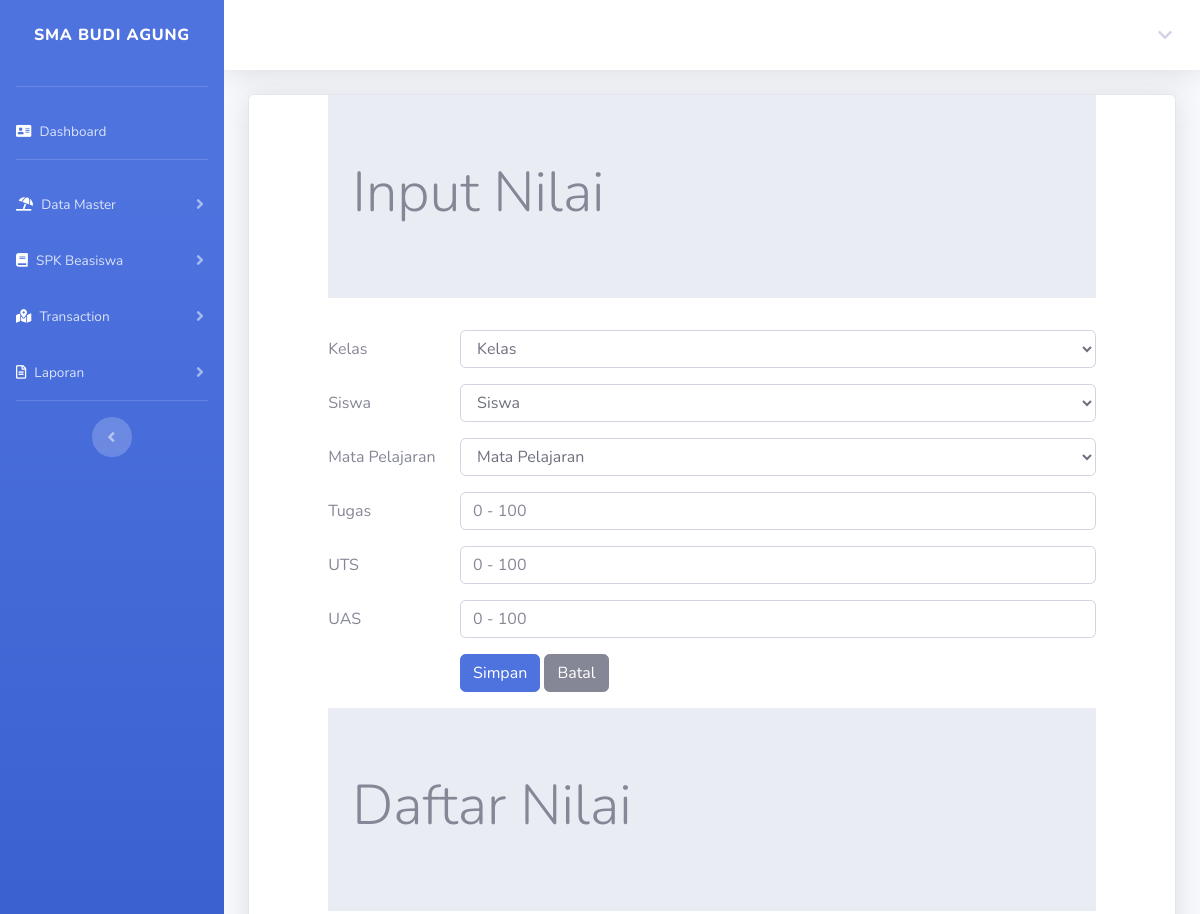
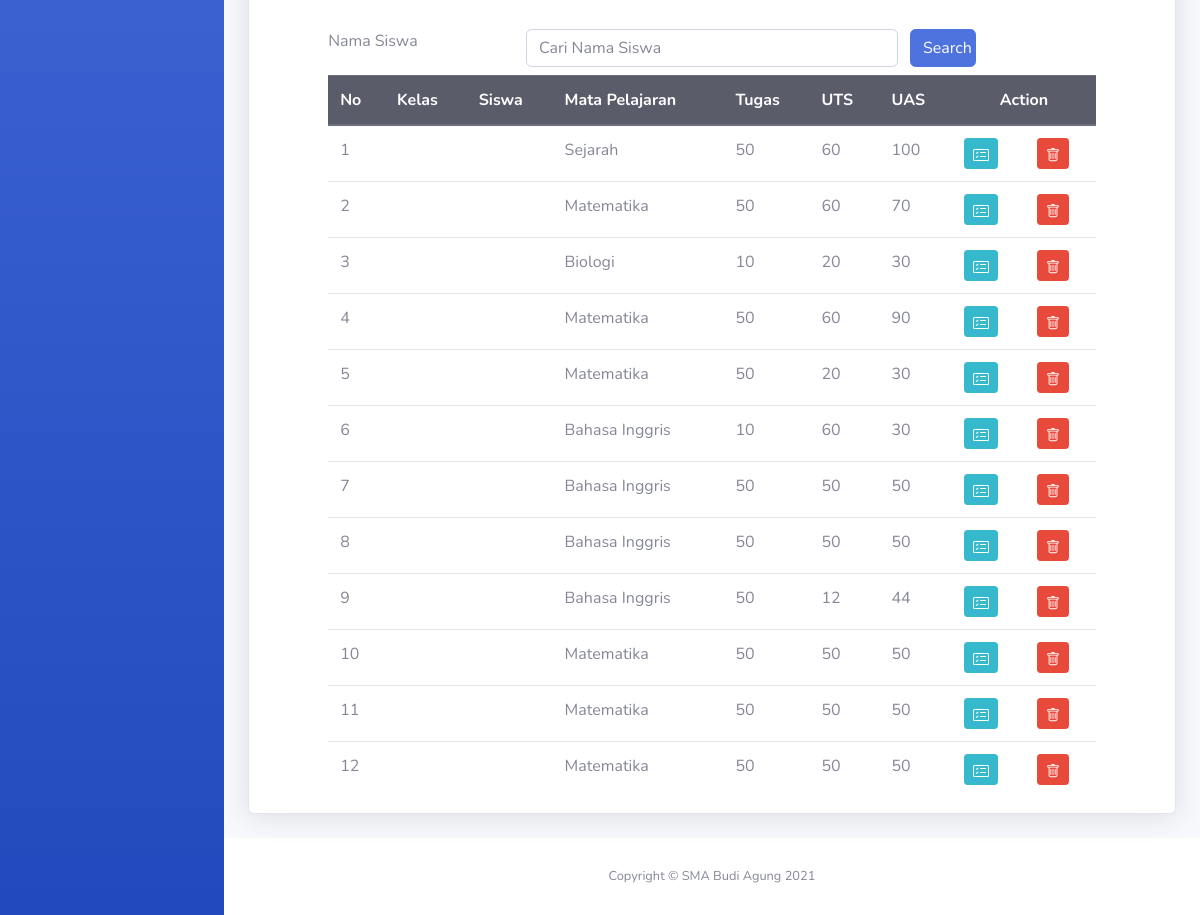
Screenshot of /nilaiinput2.php (signed in) with the database file from the repository (2 pictures, top to bottom).
### tables this page shows
CREATE TABLE `nilai` (
  `id` int(11) NOT NULL,
  `kode_kelas` varchar(100) NOT NULL,
  `kode_siswa` varchar(100) NOT NULL,
  `kodematpel` varchar(15) NOT NULL,
  `matpel` varchar(100) NOT NULL,
  `tugas` int(100) NOT NULL,
  `uts` int(100) NOT NULL,
  `uas` int(100) NOT NULL
);

### nilaiinput2.php (the view, shortened to what this page needs)
<!DOCTYPE html>
<?php
    include "includes/config.php";
?>
<html lang="en">
<head>
    <link rel="stylesheet" type="text/css" href="css/bootstrap.min.css">
</head>
<?php include "header.php";?>
<div class="container-fluid">
<div class="card shadow mb-4">
<body>
<div class="row">
<div class="col-sm-1">
  </div>
  <div class="col-sm-10">
  <div class="jumbotron jumbotron-fluid">
    <div class="container">
        <h1 class="display-4">Input Nilai </h1>
    </div>
    </div>
  <form method="POST">
  <div class="form-group row">
    <label for="kelas" class="col-sm-2 col-form-label">Kelas</label>
    <div class="col-sm-10">
<select name="inputkelas"class="form-control" id="kelas">
    <option>Kelas</option>
</select>
    </div>
    </div>
    <div class="form-group row">
    <label for="siswa" class="col-sm-2 col-form-label">Siswa</label>
    <div class="col-sm-10">
<select name="inputsiswa"class="form-control" id="siswa">
    <option>Siswa</option>
</select>
    </div>
    </div>
  <div class="form-group row">
    <label for="matpel" class="col-sm-2 col-form-label">Mata Pelajaran</label>
    <div class="col-sm-10">
<select name="inputmatpel"class="form-control" id="matpel">
    <option>Mata Pelajaran</option>
</select>
</div>
</div>
<div class="form-group row">
    <label for="tugas" class="col-sm-2 col-form-label">Tugas </label>
    <div class="col-sm-10">
      <input type="text" class="form-control" name="inputtugas" id="tugas" placeholder="0 - 100 " maxlength="3" required="">
    </div>
  </div>
  <div class="form-group row">
    <label for="uts" class="col-sm-2 col-form-label">UTS </label>
    <div class="col-sm-10">
      <input type="text" class="form-control" name="inpututs" id="uts" placeholder="0 - 100 " maxlength="3" required="">
    </div>
  </div>
  <div class="form-group row">
    <label for="uas" class="col-sm-2 col-form-label">UAS </label>
    <div class="col-sm-10">
      <input type="text" class="form-control" name="inputuas" id="uas" placeholder="0 - 100 " maxlength="3" required="">
    </div>
  </div>
  <div class="form-group row">
  <div class="col-sm-2">
    </div>
    <div class="col-sm-10">
        <input type="submit" class="btn btn-primary" value="Simpan" name="simpan">
        <input type="button" class="btn btn-secondary" value="Batal" name="batal">
    </div>
  </div>
</form>
</div>
</div>
<div class="row">
    <div class="col-sm-1"></div>
    <div class="col-sm-10">
    <div class="jumbotron jumbotron-fluid">
    <div class="container">
        <h1 class="display-4">Daftar Nilai </h1>
    </div>
    </div>
    <form method="POST">
    <div class="form-group row mb-2">
        <label for="search" class="col-sm-3">Nama Siswa</label>
        <div class="col-sm-6">
            <input type="text" name="search" class="form-control" id="search"
            value="<?php if(isset($_POST['search'])) {echo $_POST['search'];}?>" placeholder="Cari Nama Siswa">
        </div>
        <input type="submit" name="kirim" class="col-sm-1 btn btn-primary" value="Search">
    </div>
</form>
<table class="table table success">
    <thead class="thead-dark">
        <tr>
            <th>No</th>
            <th>Kelas</th>
            <th>Siswa</th>
            <th>Mata Pelajaran</th>
            <th>Tugas</th>
            <th>UTS</th>
            <th>UAS</th>
            <th colspan="2" style="text-align: center">Action</th>
        </tr>
    </thead>
<tbody>
    <?php
    if(isset($_POST["kirim"]))
    {
        $search = $_POST['search'];
        $query = mysqli_query($connection, "select * from nilai
        where siswa like '%".$search."%'");
    }else
    {
        $query = mysqli_query($connection, "select * from nilai");
    }
    $nomor = 1;
    while ($row = mysqli_fetch_array($query))
    { ?>
        <tr>
            <td><?php echo $nomor;?></td>
            <td><?php echo $row['kelas'];?></td>
            <td><?php echo $row['siswa'];?></td>
            <td><?php echo $row['matpel'];?></td>
            <td><?php echo $row['tugas'];?></td>
            <td><?php echo $row['uts'];?></td>
            <td><?php echo $row['uas'];?></td>
        <td>
        <a href="nilaiinput.php?ubah=<?php echo $row["kode_siswa"]?>"
        class="btn btn-info btn-sm" title="Nilai">
        </a>
        </td>
        <td>
        <a href="nilaihapus.php?hapus=<?php echo $row['siswa']?>&hapus2=<?php echo $row['matpel'];?>"
        class="btn btn-danger btn-sm" title="Delete">
        </a>
        </td>
        </tr>
    <?php $nomor = $nomor + 1;?>
    <?php } ?>
</tbody>
</table>
</div>
</body>
</div>
</div>
<?php include "footer.php";?>
</html>

### rows the page displays
nilai: matpel "Sejarah", tugas "50", uts "60", uas "100"
nilai: matpel "Matematika", tugas "50", uts "60", uas "70"
nilai: matpel "Biologi", tugas "10", uts "20", uas "30"
nilai: matpel "Matematika", tugas "50", uts "60", uas "90"
nilai: matpel "Matematika", tugas "50", uts "20", uas "30"
nilai: matpel "Bahasa Inggris", tugas "10", uts "60", uas "30"
nilai: matpel "Bahasa Inggris", tugas "50", uts "50", uas "50"
nilai: matpel "Bahasa Inggris", tugas "50", uts "50", uas "50"
nilai: matpel "Bahasa Inggris", tugas "50", uts "12", uas "44"
nilai: matpel "Matematika", tugas "50", uts "50", uas "50"
nilai: matpel "Matematika", tugas "50", uts "50", uas "50"
nilai: matpel "Matematika", tugas "50", uts "50", uas "50"
